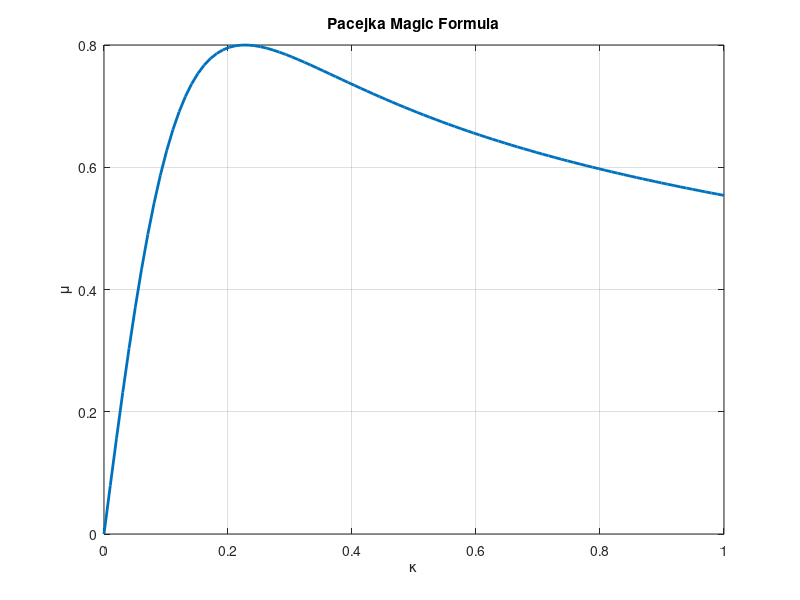

Write the MATLAB code that produced this figure.
% Define parameters
D = 0.8;  % Peak (Friction coefficient mu)
C = 2.45;  % Shape
B = 4;   % Stiffness
E = 0.95; % Curvature

% Define the Magic Formula function
magic_formula = @(x) D * sin(C * atan(B*x - E*(B*x - atan(B*x))));

% Create a range of slip (from 0 to 1, where 1 is 100% slip/locked)
slip_ratio = linspace(0, 1, 100); 

% Calculate friction coefficient (mu)
mu = magic_formula(slip_ratio);

% Plot the results
% figure;
plot(slip_ratio, mu, 'LineWidth', 2);
grid on;
title('Pacejka Magic Formula');  % Friction vs. Slip
xlabel('\kappa');  % Wheel Slip
ylabel('\mu');  % Braking Coefficient
